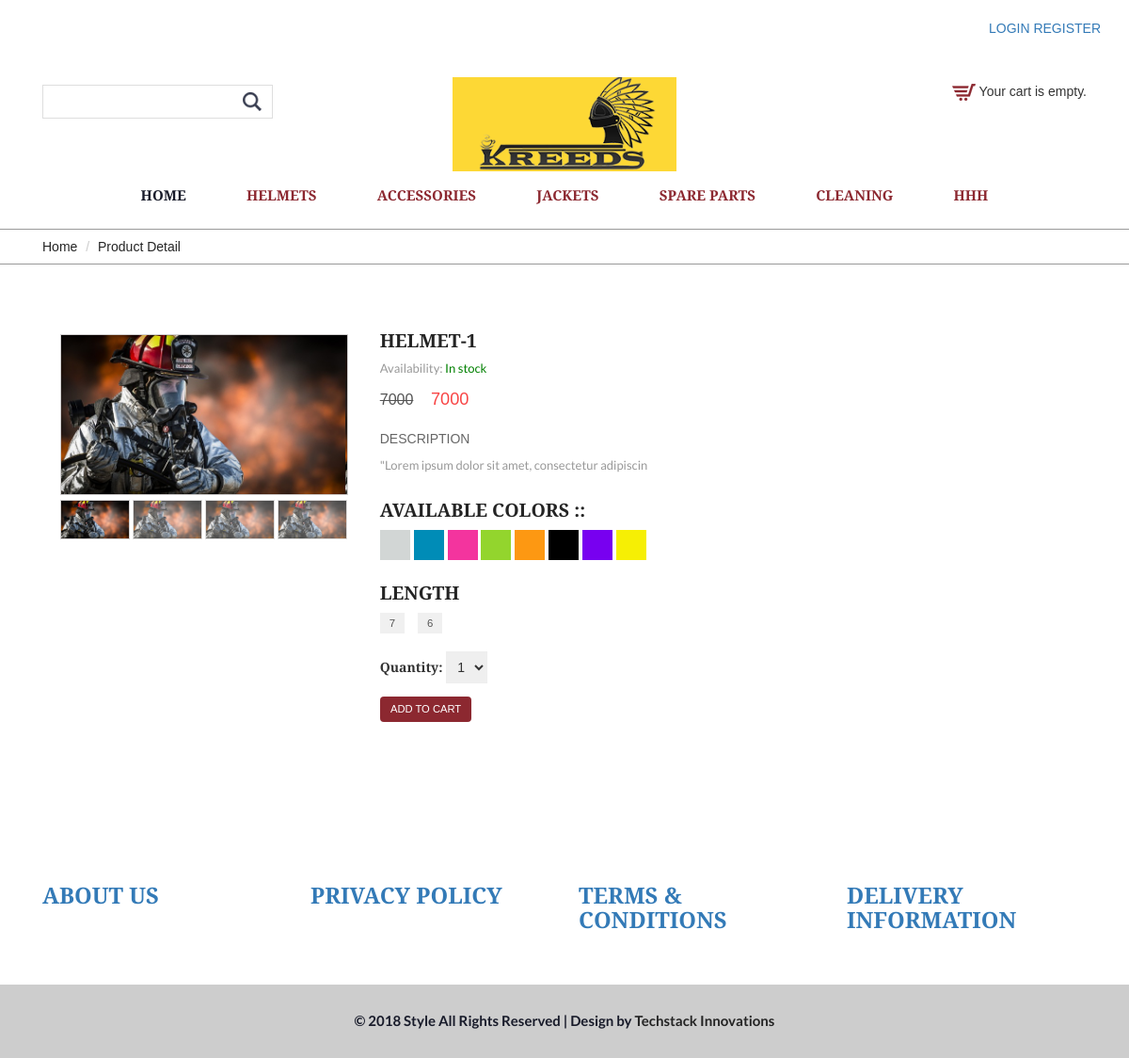
Page /product/26/ on the committed database.
### ecom/models.py (models this page shows, shortened)
class Category(models.Model):
	Name=models.CharField(max_length=30)
	Description=models.TextField(max_length=50)

class Product(models.Model):
	Categories=models.ForeignKey(Category,on_delete=models.CASCADE)
	Name=models.CharField(max_length=20,blank=True )
	Image=models.FileField(upload_to='media/',null=True,blank=True)
	IDorSNO=models.IntegerField(default=0,null=True,blank=True)
	Description=models.TextField(max_length=50,null=True,blank=True)
	Price=models.IntegerField(default=0,null=True,blank=True)
	NumbersAvailable=models.IntegerField(default=0,null=True,blank=True)

### ecom/views.py (the view)
# urls.py: url(r'^product/(?P<pk>\d+)/', product_detail, name='product_detail'),
def product_detail(request, pk):
    categories=Category.objects.all()
    post=get_object_or_404(Product, pk=pk)
    no = int(post.NumbersAvailable)+1
    cart_product_form = CartAddProductForm()
    return render(request,'frontend/single.html', {'post': post, 'cart_product_form':CartAddProductForm, 'categories':categories, "range":range(1,no)})

### ecom/cart.py (called while the page is built)
    def __len__(self):
        return sum(item['quantity'] for item in self.cart.values())

### ecom/context_processor.py (called while the page is built)
def cart(request):
    return {'cart': Cart(request)}

### templates/frontend/single.html (shortened to what this page needs)
<!DOCTYPE html>
{% load static %}
{% load widget_tweaks %}
<html>
<head>
<link href="{% static 'frontend/css/bootstrap.css' %}" rel="stylesheet" type="text/css" media="all">
<link href="{% static 'frontend/css/style.css' %}" rel="stylesheet" type="text/css" media="all" />
<link rel="stylesheet" href="{% static 'frontend/css/flexslider.css' %}" type="text/css" media="screen" />
<link href="{% static 'frontend/css/memenu.css' %}" rel="stylesheet" type="text/css" media="all" />
</head>
<body>
        <div class="container">
		<div class="pull-right">
		{% if request.user.is_authenticated %}
			<p><a href="{% url 'auth_logout' %}" class="simpleCart_empty">LOGOUT</a></p>
        {% else %}
             <a class="active" href="{% url 'auth_login' %}">LOGIN</a>
             <a class="active" href="{% url 'registration_register' %}">REGISTER</a>
        {% endif %}
		</div>
	</div>
	<div class="top-header">
	<div class="container">
		<div class="top-header-main">
			<div class="col-md-4 top-header-left">
				<div class="search-bar">
					<form action="/search/" method="get">{% csrf_token %}
			    		<input type="text" name="q" onfocus="this.value = '';" onblur="if (this.value == '') {this.value = 'Search';}">
						<input type="submit" value="">
					</form>
				</div>
			</div>
			<div class="col-md-4 top-header-middle">
				<a href="/"><img src="{% static 'frontend/images/logo-4.png' %}" alt="" /></a>
			</div>
			<div class="col-md-4 top-header-right">
				<div class="cart box_1">
					{% if cart|length > 0 %}
						<a href="{% url 'cart_detail' %}">
						<h3>
							<div class="total">
							<span class="total">₹{{ cart.get_total_price }}</span>
							(<span class="simpleCart">{{ cart|length }} items}</span>)
						</div>
							<img src="{% static 'frontend/images/cart-1.png' %}" alt="" />
						</a>
						<div class="clearfix"> </div>
						{% else %}
						<img src="{% static 'frontend/images/cart-2.png' %}" alt="" />
						Your cart is empty.
				{% endif %}
					</div>
			<div class="clearfix"></div>
		</div>
	</div>
</div>
<div class="header-bottom">
		<div class="container">
			<div class="top-nav">
				<ul class="memenu skyblue"><li class="active"><a href="/">Home</a></li>
				{% if categories %}
					{% for category in categories %}
					<li class="grid"><a href="{% url 'category' pk=category.pk %}">{{ category.Name }}</a></li>
					{% endfor %}
					{% endif %}
		</div>
	</div>
	<div class="breadcrumbs">
		<div class="container">
			<div class="breadcrumbs-main">
				<ol class="breadcrumb">
					<li><a href="/">Home</a></li>
					<li class="active">Product Detail</li>
				</ol>
			</div>
		</div>
	</div>
	<div class="single contact">
		<div class="container">
			<div class="single-main">
				<div class="col-md-9 single-main-left">
				<div class="sngl-top">
					<div class="col-md-5 single-top-left">
						<div class="flexslider">
							<ul class="slides">
								<li data-thumb="{{ post.Image.url }}">
									<img src="{{ post.Image.url }}"/>
								</li>
								<li data-thumb="{{ post.Image.url }}">
									<img src="{{ post.Image.url }}" />
								</li>
							</ul>
						</div>
				</div>
				<div class="col-md-7 single-top-right">
					<div class="details-left-info simpleCart_shelfItem">
						<h3>{{ post.Name }}</h3>
						<p class="availability">Availability: {% if post.NumbersAvailable %}<span style="color:green">In stock</span>{% else %}<span class="color">Out of stock</span>{% endif %}</p>
						<div class="price_single">
							<span class="reducedfrom">{{ post.Price }}</span>
							<span class="actual item_price">{{ post.Price }}</span>
						</div>
						<h2 class="quick">Description</h2>
						<p class="quick_desc"> {{ post.Description}}</p>
						<ul class="product-colors">
							<h3>available Colors ::</h3>
							<li><a class="color1" href="#"><span> </span></a></li>
							<li><a class="color2" href="#"><span> </span></a></li>
							<li><a class="color3" href="#"><span> </span></a></li>
							<li><a class="color4" href="#"><span> </span></a></li>
							<li><a class="color5" href="#"><span> </span></a></li>
							<li><a class="color6" href="#"><span> </span></a></li>
							<li><a class="color7" href="#"><span> </span></a></li>
							<li><a class="color8" href="#"><span> </span></a></li>
						</ul>
						<ul class="size">
							<h3>Length</h3>
							<li><a href="#">7</a></li>
							<li><a href="#">6</a></li>
						</ul>
					<form action="{% url 'cart_add' post.id %}" method="post">
              		<div class="quantity_box">
										<label for="id_quantity">Quantity:</label>
										<select name="quantity" id="id_quantity">
										{% for i in range %}
										<option value="{{i}}">{{i}}</option>
										{% endfor %}
										</select>
              		</div>
              		<div class="single-but item_add">
             		<input type="submit" value="add to cart" class="btn btn-primary">
             		</div>
          </form>
			</div>
		</div>
	</div>
						</div>
					</div>
				</div>
			</div>
		</div>
	</div>
	<div class="footer">
		<div class="container">
			<div class="footer-top">
			<div class="col-md-3 footer-left">
					<h3><a href="aboutus/">ABOUT US</a></h3>
				</div>
				<div class="col-md-3 footer-left">
					<h3><a href="privacy/"> PRIVACY POLICY</a></h3>
				</div>
				<div class="col-md-3 footer-left">
					<h3><a href="terms/">TERMS & CONDITIONS</a></h3>
				</div>
				<div class="col-md-3 footer-left">
					<h3><a href="info/">DELIVERY INFORMATION</a></h3>
				</div>
			</div>
		</div>
	</div>
	<div class="footer-text">
		<div class="container">
			<div class="footer-main">
				<p class="footer-class">© 2018 Style All Rights Reserved | Design by  <a href="http://techstackinnovations.com/" target="_blank">Techstack Innovations</a> </p>
			</div>
		</div>
	</div>
</body>
</html>

### static/frontend/css/style.css (style rules this page uses)
body { background:#fff; font-family: 'Alegreya Sans SC', sans-serif; }
body a { transition: 0.5s all; -webkit-transition: 0.5s all; -o-transition: 0.5s all; -moz-transition: 0.5s all; -ms-transition: 0.5s all; }
.top-header { padding: 3em 0px 1.5em 0px; }
.search-bar input[type="text"] { width: 100%; padding: 8px 45px 8px 8px; border: 1px solid rgba(0, 0, 0, 0.13); background: none; outline: none; -webkit-appearance: none; color: rgba(0, 0, 0, 0.74); font-size: 0.875em; font-family: 'Lato', sans-serif; }
.search-bar input[type="submit"] { background: url(../images/search.png)no-repeat 0px 0px; outline: none; -webkit-appearance: none; border: 0; display: inline-block; vertical-align: -webkit-baseline-middle; position: absolute; width: 24px; height: 24px; top: 6px; left: 211px; }
.search-bar { position: relative; width: 70%; margin-top: 8px; }
.top-header-middle { text-align: center; }
.item_add { color: #fff; border:none; }
.box_1 { float: right; margin-top: 5px; }
.header-bottom { padding: 10px 0px; }
.footer { padding:5em 0px; }
.footer-left h3 { color: #242424; font-size: 1.7em; font-weight: 600; margin: 0; }
.footer-text { padding: 2em 0px; background: rgba(153, 153, 153, 0.49); }
.footer-main { text-align:center; }
.footer-main p { color: #181b2a; font-size: 15px; font-weight: 600; font-family: 'Lato', sans-serif; margin: 0; }
.footer-main p a { color: #242424; }
.contact { padding:6em 0px; }
.breadcrumbs { border-top: 1px solid #999; border-bottom: 1px solid #999; margin-top: 1em; }
ol.breadcrumb { margin: 0; }
.breadcrumb li a { color:#242424; }
.breadcrumb > .active { color: #242424; }
.breadcrumb { background: none; }
.details-left-info h3 { margin: 0 0 10px; font-size: 1.4em; color: #242424; font-weight: 700; text-transform: uppercase; }
p.availability { color: #999; font-size: 13px; font-family: 'Lato', sans-serif; }
.price_single { font-size: 1.3em; margin: 0.5em 0 1.2em; }
span.reducedfrom { text-decoration: line-through; margin-right: 3%; color: #555; font-size: 16px; font-weight: 500; }
span.actual { color: #f84545; font-size: 1em; margin-right: 5%; font-weight: 500; }
h2.quick { color: #666; font-size: 14px; text-transform: uppercase; }
p.quick_desc { color: #999; font-size: 13px; line-height: 1.6em; margin-bottom: 2em; font-family: 'Lato', sans-serif; }
ul.product-colors { padding: 0; }
.product-colors li { display: inline-block; }
.product-colors li a span { width: 32px; height: 32px; display: inline-block; }
.color1 span { background: #D2D6D5; }
.color2 span { background: #008CB7; }
.color3 span { background: #F3349E; }
.color4 span { background: #93D52D; }
.color5 span { background: #FD9812; }
.color6 span { background: #000000; }
.color7 span { background: #7800F0; }
.color8 span { background: #F6EF04; }
ul.size { padding: 0; list-style: none; margin-top: 1.4em; }
ul.size li { display: inline-block; margin: 0 10px 0 0; }
ul.size li a { color: #555; font-size: 0.8125em; background: #f0f0f0; padding: 5px 10px; }
.quantity_box { margin: 1.5em 0 0 0; }
#id_quantity { border: 1px solid #eee; padding: 0.5em; font-size: 1em; outline: none; cursor: pointer; }
#id_quantity option { border: 1px solid #EEE; }
.single-but { margin-top: 1em; }
.single-but input[type="submit"] { background: #8c2830; color: #FFF; font-size: 0.8em; padding: 0.5em 1em; transition: 0.5s all; -webkit-transition: 0.5s all; -moz-transition: 0.5s all; -o-transition: 0.5s all; cursor: pointer; outline: none; text-transform: uppercase; border: none; }
@media (max-width:1280px) { .footer { padding: 4em 0px; } }
@media (max-width:1280px) { .contact,.account,.ckeckout { padding: 5em 0px; } }

### static/frontend/css/flexslider.css (style rules this page uses)
.slides, .slides > li, .flex-control-nav, .flex-direction-nav { margin: 0; padding: 0; list-style: none; }
.flexslider { margin: 0; padding: 0; }
.flexslider .slides > li { display: none; -webkit-backface-visibility: hidden; }
.flexslider .slides img { width: 100%; display: block; }
.flexslider .slides:after { content: "\0020"; display: block; clear: both; visibility: hidden; line-height: 0; height: 0; }
.flexslider { margin: 0 0 60px; background: #ffffff; border: 4px solid #ffffff; position: relative; zoom: 1; -webkit-border-radius: 4px; -moz-border-radius: 4px; border-radius: 4px; -webkit-box-shadow: '' 0 1px 4px rgba(0, 0, 0, 0.2); -moz-box-shadow: '' 0 1px 4px rgba(0, 0, 0, 0.2); -o-box-shadow: '' 0 1px 4px rgba(0, 0, 0, 0.2); box-shadow: '' 0 1px 4px rgba(0, 0, 0, 0.2); }
.flexslider .slides { zoom: 1; }
.flexslider .slides img { height: auto; }

### rows in the picture
Category: Name "HELMETS"
Category: Name "ACCESSORIES"
Category: Name "JACKETS"
Category: Name "SPARE PARTS"
Category: Name "CLEANING"
Category: Name "HHH"
Product: Image (picture), Name "HELMET-1", Price "7000", Description "\"Lorem ipsum dolor sit amet, consectetur adipiscin"

### other values in the picture
form field quantity "1"
